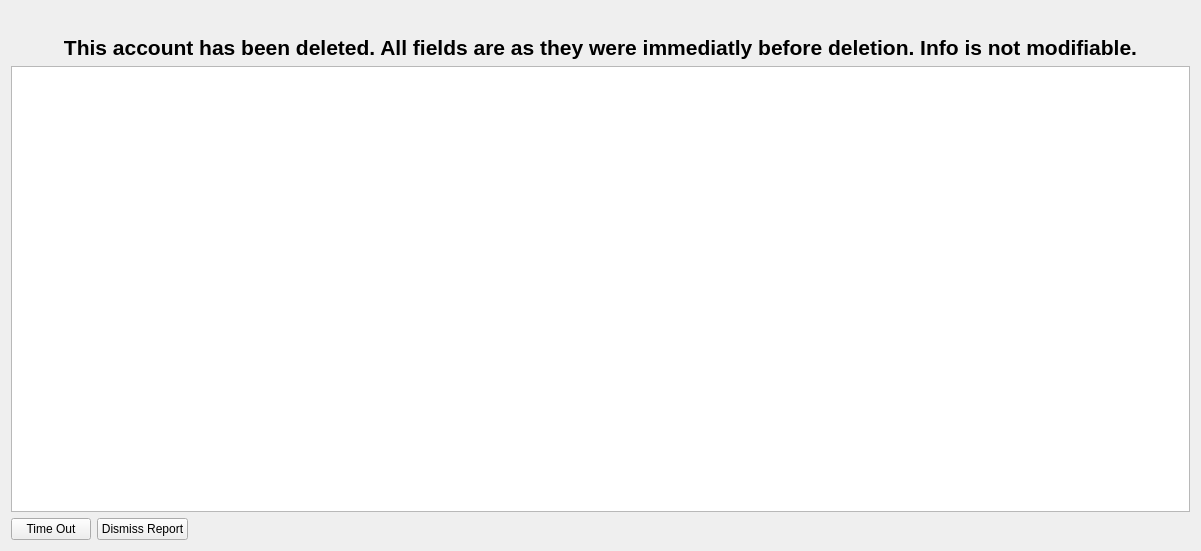
<?xml version="1.0" encoding="UTF-8"?>
<ui version="4.0">
 <class>DisplayUserWindow</class>
 <widget class="QWidget" name="DisplayUserWindow">
  <property name="geometry">
   <rect>
    <x>0</x>
    <y>0</y>
    <width>1201</width>
    <height>551</height>
   </rect>
  </property>
  <property name="sizePolicy">
   <sizepolicy hsizetype="Expanding" vsizetype="Expanding">
    <horstretch>0</horstretch>
    <verstretch>0</verstretch>
   </sizepolicy>
  </property>
  <property name="maximumSize">
   <size>
    <width>16777215</width>
    <height>16777215</height>
   </size>
  </property>
  <property name="windowTitle">
   <string>Display User Window</string>
  </property>
  <layout class="QVBoxLayout" name="verticalLayout">
   <property name="sizeConstraint">
    <enum>QLayout::SetMaximumSize</enum>
   </property>
   <item>
    <widget class="QWidget" name="picturesHorizontalWidget" native="true">
     <property name="sizePolicy">
      <sizepolicy hsizetype="Expanding" vsizetype="Minimum">
       <horstretch>0</horstretch>
       <verstretch>0</verstretch>
      </sizepolicy>
     </property>
     <layout class="QHBoxLayout" name="picturesHorizontalLayout"/>
    </widget>
   </item>
   <item>
    <widget class="QLabel" name="accountHasBeenDeletedLabel">
     <property name="font">
      <font>
       <pointsize>16</pointsize>
       <weight>75</weight>
       <bold>true</bold>
      </font>
     </property>
     <property name="text">
      <string>This account has been deleted. All fields are as they were immediatly before deletion. Info is not modifiable.</string>
     </property>
     <property name="textFormat">
      <enum>Qt::AutoText</enum>
     </property>
     <property name="alignment">
      <set>Qt::AlignCenter</set>
     </property>
    </widget>
   </item>
   <item>
    <widget class="QTreeWidget" name="userInfoTreeWidget">
     <property name="sizePolicy">
      <sizepolicy hsizetype="Expanding" vsizetype="Expanding">
       <horstretch>0</horstretch>
       <verstretch>0</verstretch>
      </sizepolicy>
     </property>
     <property name="headerHidden">
      <bool>true</bool>
     </property>
     <attribute name="headerVisible">
      <bool>false</bool>
     </attribute>
     <column>
      <property name="text">
       <string>Label</string>
      </property>
     </column>
     <column>
      <property name="text">
       <string>Text</string>
      </property>
     </column>
     <column>
      <property name="text">
       <string>Change</string>
      </property>
     </column>
     <column>
      <property name="text">
       <string>Buffer</string>
      </property>
     </column>
    </widget>
   </item>
   <item>
    <layout class="QHBoxLayout" name="horizontalLayout">
     <item>
      <widget class="QPushButton" name="timeOutPushButton">
       <property name="text">
        <string>Time Out</string>
       </property>
      </widget>
     </item>
     <item>
      <widget class="QPushButton" name="dismissReportPushButton">
       <property name="text">
        <string>Dismiss Report</string>
       </property>
      </widget>
     </item>
     <item>
      <spacer name="horizontalSpacer">
       <property name="orientation">
        <enum>Qt::Horizontal</enum>
       </property>
       <property name="sizeHint" stdset="0">
        <size>
         <width>40</width>
         <height>20</height>
        </size>
       </property>
      </spacer>
     </item>
    </layout>
   </item>
  </layout>
 </widget>
 <resources/>
 <connections/>
</ui>
